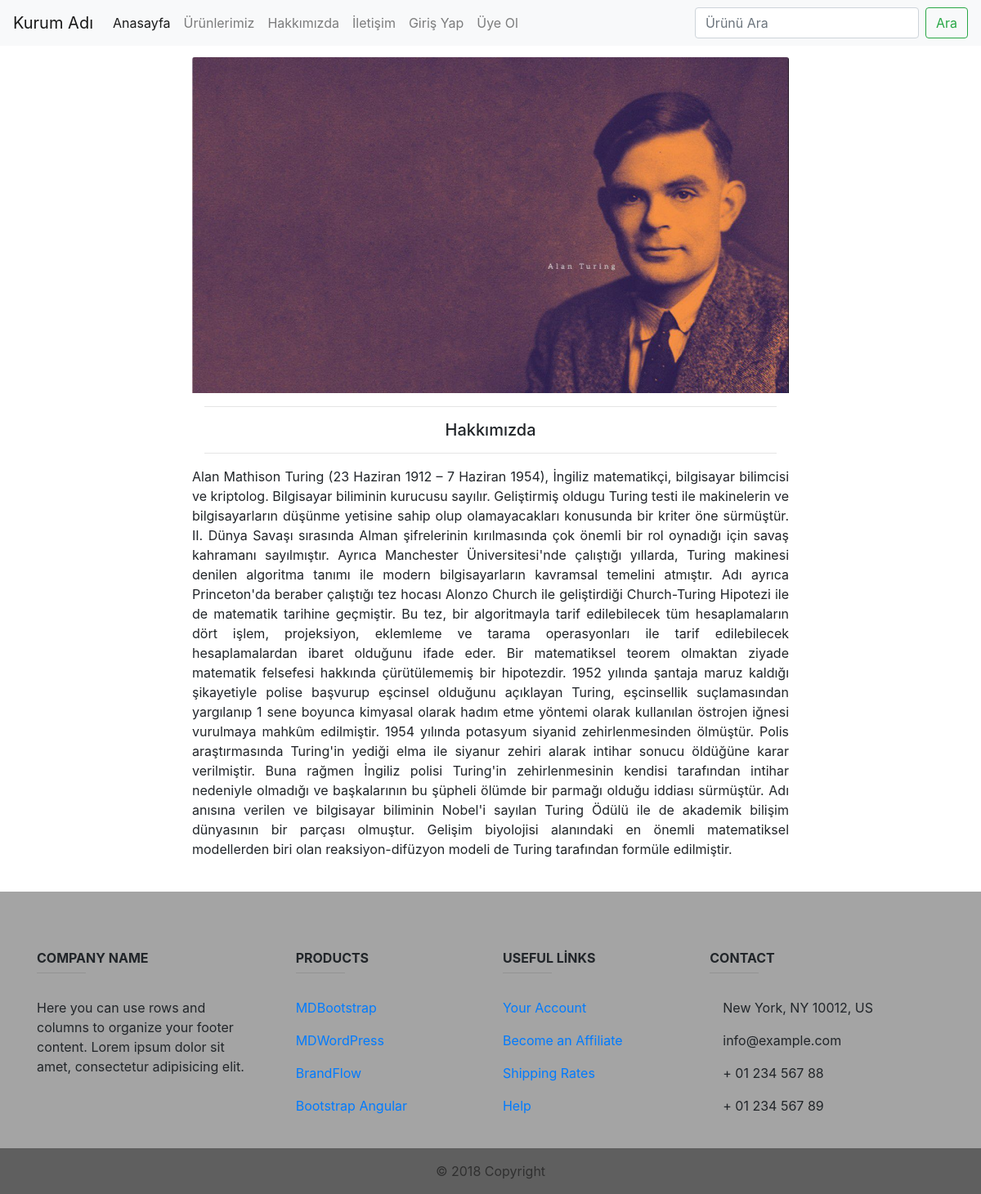
The page /about/ on the database its author committed.
### about/models.py (models this page shows, shortened)
class About(models.Model):
     title = models.CharField(max_length=150, verbose_name='Başlık')
     content = models.TextField(verbose_name='İçerik')
     image = models.ImageField(null=True, blank=True)

### about/views.py (the view)
# urls.py: path('about/', about_view, name='about'),
def about_view(request):
    about =get_object_or_404(About)
    context = {
        'about': about,
    }
    return render(request, 'about.html', context)

### templates/about.html
{% extends 'base.html' %}
{% block body %}
    <div class="container">
        <div class="row">
            <div class="col-md-8 text-center offset-2">
                {% if about.image %}
                    <img class="card-img-top" src="{{ about.image.url }}" alt="Card image cap" >
                {% endif %}
                <div class="col"><hr></div>
                <h5 class="text-center">{{ about.title }}</h5>
                <div class="col"><hr></div>
                <p class="text-justify">{{ about.content }}</p>
            </div>
        </div>
    </div>
{% endblock %}

### static/css/style.css (style rules this page uses)
body { padding-top: 70px; }

### rows shown on the page
About: image (picture), title "Hakkımızda", content "Alan Mathison Turing (23 Haziran 1912 – 7 Haziran 1954), İngiliz matematikçi, bilgisayar bilimcisi ve kriptolog. Bilgisayar biliminin kurucusu sayılır. Geliştirmiş oldugu Turing testi ile makinelerin ve bilgisayarların düşünme yetisine sahip olup olamayacakları konusunda bir kriter öne sürmüştür. II. Dünya Savaşı sırasında Alman şifrelerinin kırılmasında çok önemli bir rol oynadığı için savaş kahramanı sayılmıştır. Ayrıca Manchester Üniversitesi'nde çalıştığı yıllarda, Turing makinesi denilen algoritma tanımı ile modern bilgisayarların kavramsal temelini atmıştır. Adı ayrıca Princeton'da beraber çalıştığı tez hocası Alonzo Church ile geliştirdiği Church-Turing Hipotezi ile de matematik…"
